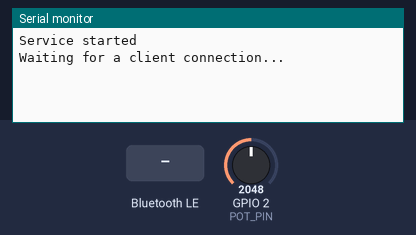
A program run on a simulated ESP32. Shown: the last lines printed to the serial monitor. The inputs (shaded band) are chosen by the test bench; at power-on: GPIO 2 (POT_PIN) = 2048. Nothing arrives over Bluetooth unless stated; a phone connects over Bluetooth LE 3 s after start.

Above: at 1.2 s.
1.3 s: Bluetooth LE write "1" received
At 2.0 s:
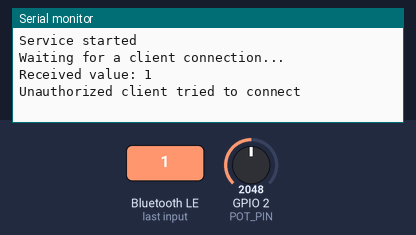
2.8 s: GPIO 2 (POT_PIN) set to 2866
At 3.4 s:
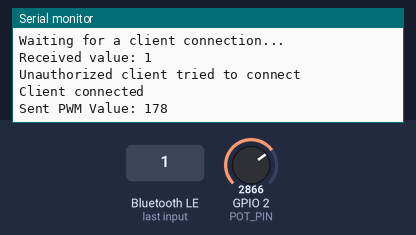
4.5 s: Bluetooth LE write "0" received
At 4.83 s:
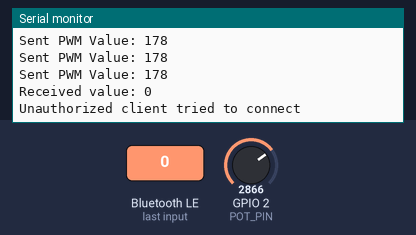
6.0 s: GPIO 2 (POT_PIN) set to 3603
At 6.4 s:
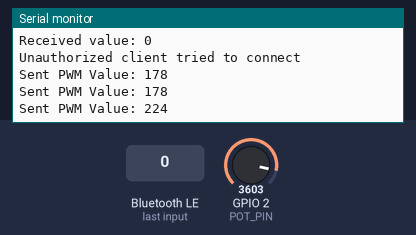

Measured:
- after the input at 1.3 s, the serial monitor: prints a new line after 0.05 s (image 1)
- after the input at 2.8 s, the serial monitor: prints a new line after 0.20 s (image 2)
- after the input at 4.5 s, the serial monitor: prints a new line after 0.05 s (image 3)
- after the input at 6.0 s, the serial monitor: prints a new line at once (image 4)

The program:

main.cpp
```cpp
#include <Arduino.h>
#include <BLEDevice.h>
#include <BLEServer.h>
#include <BLEUtils.h>
#include <BLE2902.h>

#define bleServerName "NAME"
#define POT_PIN 2
#define SERVICE_UUID "91bad492-b950-4226-aa2b-4ede9fa42f59"
#define CHARACTERISTIC_UUID "ec0e8b64-33ae-11ec-8d3d-0242ac130003"  // Unique ID for the characteristic

bool deviceConnected = false;
BLEServer *pServer = nullptr;
uint32_t pwmValue = 0;

BLECharacteristic *pCharacteristic;

// MAC address
const char* allowedClientMAC = "c8:2e:18:f7:ab:5e"; // 08:d1:f9:e8:56:96

class MyServerCallbacks: public BLEServerCallbacks {
  void onConnect(BLEServer* pServer) {
    deviceConnected = true;
    Serial.println("Client connected");
  };

  void onDisconnect(BLEServer* pServer) {
    deviceConnected = false;
    Serial.println("Client disconnected");
  }
};

class MyCallbacks: public BLECharacteristicCallbacks {
  void onWrite(BLECharacteristic *pCharacteristic) {
    std::string value = pCharacteristic->getValue();
    Serial.print("Received value: ");
    Serial.println(value.c_str());

    // Check if the received value is the allowed MAC address
    if (value == allowedClientMAC) {
      Serial.println("Allowed client connected");
    } else {
      Serial.println("Unauthorized client tried to connect");
      pServer->disconnect(0);
    }
  }
};

void setup() {
  Serial.begin(115200);

  BLEDevice::init(bleServerName);

  BLEServer *pServer = BLEDevice::createServer();
  pServer->setCallbacks(new MyServerCallbacks());

  BLEService *potService = pServer->createService(SERVICE_UUID);

  // Create a BLE Characteristic for the PWM value
  pCharacteristic = potService->createCharacteristic(
                      CHARACTERISTIC_UUID,
                      BLECharacteristic::PROPERTY_READ |
                      BLECharacteristic::PROPERTY_NOTIFY |
                      BLECharacteristic::PROPERTY_WRITE
                    );

  pCharacteristic->addDescriptor(new BLE2902());
  pCharacteristic->setCallbacks(new MyCallbacks());

  potService->start();
  Serial.println("Service started");

  BLEAdvertising *pAdvertising = BLEDevice::getAdvertising();
  pAdvertising->addServiceUUID(SERVICE_UUID);
  pServer->getAdvertising()->start();
  Serial.println("Waiting for a client connection...");
}

void loop() {
  if (deviceConnected) {
    int potValue = analogRead(POT_PIN);

    pwmValue = map(potValue, 0, 4095, 0, 255);

    pCharacteristic->setValue(pwmValue);
    pCharacteristic->notify();

    Serial.print("Sent PWM Value: ");
    Serial.println(pwmValue);

    delay(500);
  } else {
    delay(1000);  // Wait for client connection
  }
}
```
